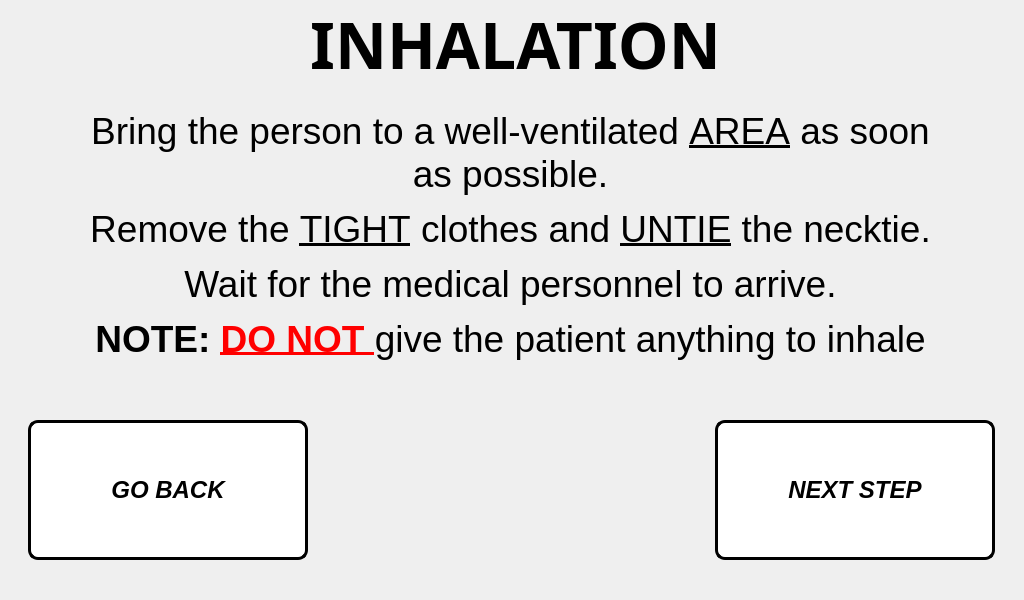
<?xml version="1.0" encoding="UTF-8"?>
<ui version="4.0">
 <class>step_4_window</class>
 <widget class="QMainWindow" name="step_4_window">
  <property name="geometry">
   <rect>
    <x>0</x>
    <y>0</y>
    <width>1024</width>
    <height>600</height>
   </rect>
  </property>
  <property name="minimumSize">
   <size>
    <width>1024</width>
    <height>600</height>
   </size>
  </property>
  <property name="maximumSize">
   <size>
    <width>1024</width>
    <height>600</height>
   </size>
  </property>
  <property name="windowTitle">
   <string>Step 1 Procedure</string>
  </property>
  <widget class="QWidget" name="centralwidget">
   <widget class="QLabel" name="title_step_4">
    <property name="geometry">
     <rect>
      <x>10</x>
      <y>0</y>
      <width>1011</width>
      <height>71</height>
     </rect>
    </property>
    <property name="font">
     <font>
      <family>Unispace</family>
      <pointsize>18</pointsize>
      <weight>75</weight>
      <bold>true</bold>
     </font>
    </property>
    <property name="text">
     <string>&lt;html&gt;&lt;head/&gt;&lt;body&gt;&lt;p align=&quot;center&quot;&gt;&lt;span style=&quot; font-size:48pt;&quot;&gt;INHALATION&lt;/span&gt;&lt;/p&gt;&lt;/body&gt;&lt;/html&gt;</string>
    </property>
    <property name="alignment">
     <set>Qt::AlignCenter</set>
    </property>
   </widget>
   <widget class="QLabel" name="text_steps_4">
    <property name="geometry">
     <rect>
      <x>20</x>
      <y>50</y>
      <width>981</width>
      <height>371</height>
     </rect>
    </property>
    <property name="font">
     <font>
      <pointsize>14</pointsize>
     </font>
    </property>
    <property name="text">
     <string>&lt;html&gt;&lt;head/&gt;&lt;body&gt;&lt;p align=&quot;center&quot;&gt;&lt;span style=&quot; font-family:'Calibri'; font-size:28pt; color:#000000;&quot;&gt;Bring the person to a well-ventilated &lt;/span&gt;&lt;span style=&quot; font-family:'Calibri'; font-size:28pt; text-decoration: underline; color:#000000;&quot;&gt;AREA&lt;/span&gt;&lt;span style=&quot; font-family:'Calibri'; font-size:28pt; color:#000000;&quot;&gt; as soon&lt;br/&gt;as possible.&lt;/span&gt;&lt;/p&gt;&lt;p align=&quot;center&quot;&gt;&lt;span style=&quot; font-family:'Calibri'; font-size:28pt; color:#000000;&quot;&gt;Remove the &lt;/span&gt;&lt;span style=&quot; font-family:'Calibri'; font-size:28pt; text-decoration: underline; color:#000000;&quot;&gt;TIGHT&lt;/span&gt;&lt;span style=&quot; font-family:'Calibri'; font-size:28pt; color:#000000;&quot;&gt; clothes and &lt;/span&gt;&lt;span style=&quot; font-family:'Calibri'; font-size:28pt; text-decoration: underline; color:#000000;&quot;&gt;UNTIE&lt;/span&gt;&lt;span style=&quot; font-family:'Calibri'; font-size:28pt; color:#000000;&quot;&gt; the necktie.&lt;/span&gt;&lt;/p&gt;&lt;p align=&quot;center&quot;&gt;&lt;span style=&quot; font-family:'Calibri'; font-size:28pt; color:#000000;&quot;&gt;Wait for the medical personnel to arrive.&lt;/span&gt;&lt;/p&gt;&lt;p align=&quot;center&quot;&gt;&lt;span style=&quot; font-family:'Calibri'; font-size:28pt; font-weight:600; color:#000000;&quot;&gt;NOTE: &lt;/span&gt;&lt;span style=&quot; font-family:'Calibri'; font-size:28pt; font-weight:600; text-decoration: underline; color:#ff0000;&quot;&gt;DO NOT &lt;/span&gt;&lt;span style=&quot; font-family:'Calibri'; font-size:28pt; color:#000000;&quot;&gt;give the patient anything to inhale&lt;/span&gt;&lt;/p&gt;&lt;/body&gt;&lt;/html&gt;</string>
    </property>
   </widget>
   <widget class="QPushButton" name="next_step_button_4">
    <property name="geometry">
     <rect>
      <x>715</x>
      <y>420</y>
      <width>280</width>
      <height>140</height>
     </rect>
    </property>
    <property name="minimumSize">
     <size>
      <width>280</width>
      <height>140</height>
     </size>
    </property>
    <property name="maximumSize">
     <size>
      <width>280</width>
      <height>140</height>
     </size>
    </property>
    <property name="font">
     <font>
      <pointsize>18</pointsize>
      <weight>75</weight>
      <italic>true</italic>
      <bold>true</bold>
     </font>
    </property>
    <property name="cursor">
     <cursorShape>PointingHandCursor</cursorShape>
    </property>
    <property name="styleSheet">
     <string notr="true">QPushButton:hover:!pressed
{
  background-color: rgb(195,30,60);
}

QPushButton
{
  background-color: white;
color: black;
border-style: outset;
border-width: 3px;
border-radius:10px;
border-color: black;
}</string>
    </property>
    <property name="text">
     <string>NEXT STEP</string>
    </property>
   </widget>
   <widget class="QPushButton" name="go_back_injury_type_4">
    <property name="geometry">
     <rect>
      <x>28</x>
      <y>420</y>
      <width>280</width>
      <height>140</height>
     </rect>
    </property>
    <property name="minimumSize">
     <size>
      <width>280</width>
      <height>140</height>
     </size>
    </property>
    <property name="maximumSize">
     <size>
      <width>280</width>
      <height>140</height>
     </size>
    </property>
    <property name="font">
     <font>
      <pointsize>18</pointsize>
      <weight>75</weight>
      <italic>true</italic>
      <bold>true</bold>
     </font>
    </property>
    <property name="styleSheet">
     <string notr="true">QPushButton:hover:!pressed
{
  background-color: rgb(195,30,60);
}

QPushButton
{
  background-color: white;
color: black;
border-style: outset;
border-width: 3px;
border-radius:10px;
border-color: black;
}</string>
    </property>
    <property name="text">
     <string>GO BACK</string>
    </property>
   </widget>
   <widget class="QLabel" name="label">
    <property name="geometry">
     <rect>
      <x>0</x>
      <y>0</y>
      <width>1024</width>
      <height>600</height>
     </rect>
    </property>
    <property name="minimumSize">
     <size>
      <width>1024</width>
      <height>600</height>
     </size>
    </property>
    <property name="maximumSize">
     <size>
      <width>1024</width>
      <height>600</height>
     </size>
    </property>
    <property name="text">
     <string/>
    </property>
    <property name="pixmap">
     <pixmap>../pictures/program_pictures/main_wallpaper.png</pixmap>
    </property>
   </widget>
   <zorder>label</zorder>
   <zorder>text_steps_4</zorder>
   <zorder>title_step_4</zorder>
   <zorder>next_step_button_4</zorder>
   <zorder>go_back_injury_type_4</zorder>
  </widget>
 </widget>
 <resources/>
 <connections/>
</ui>
